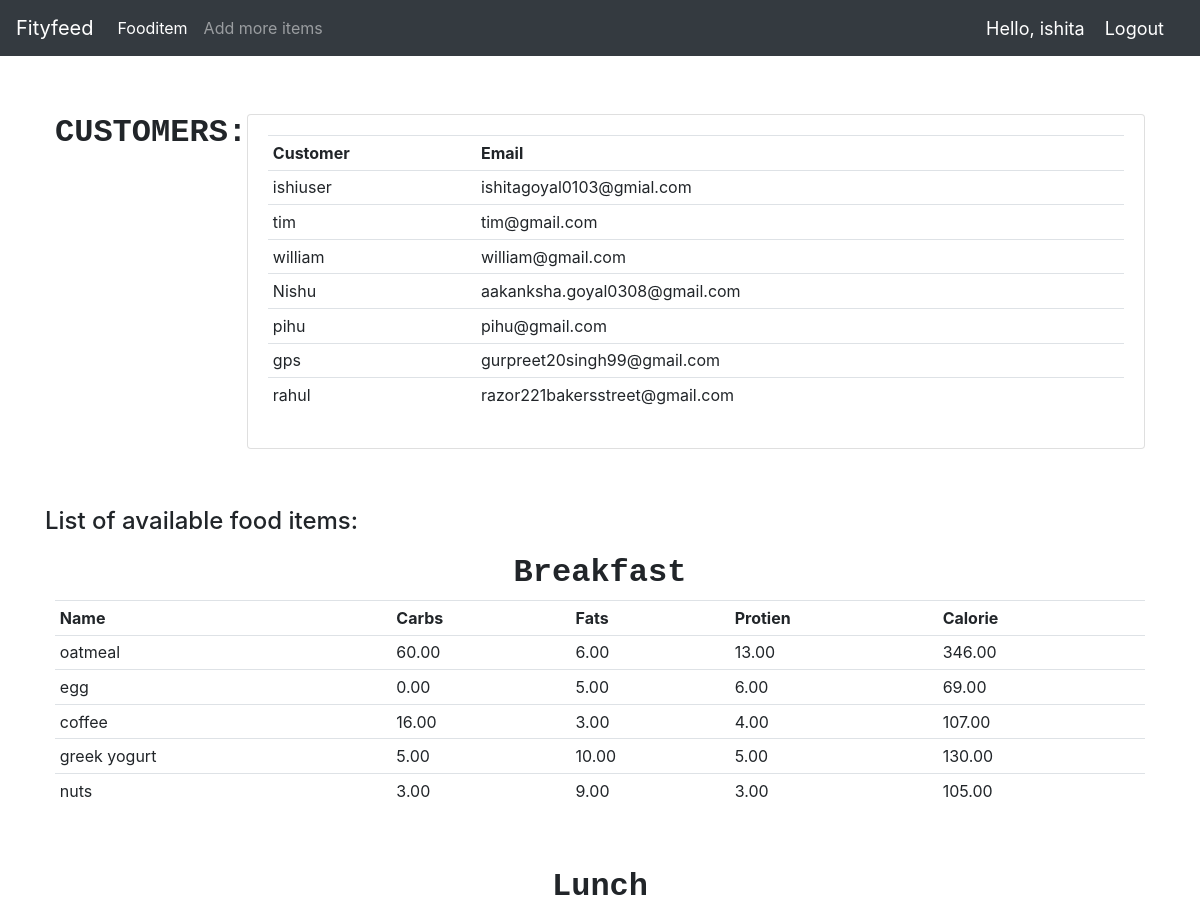
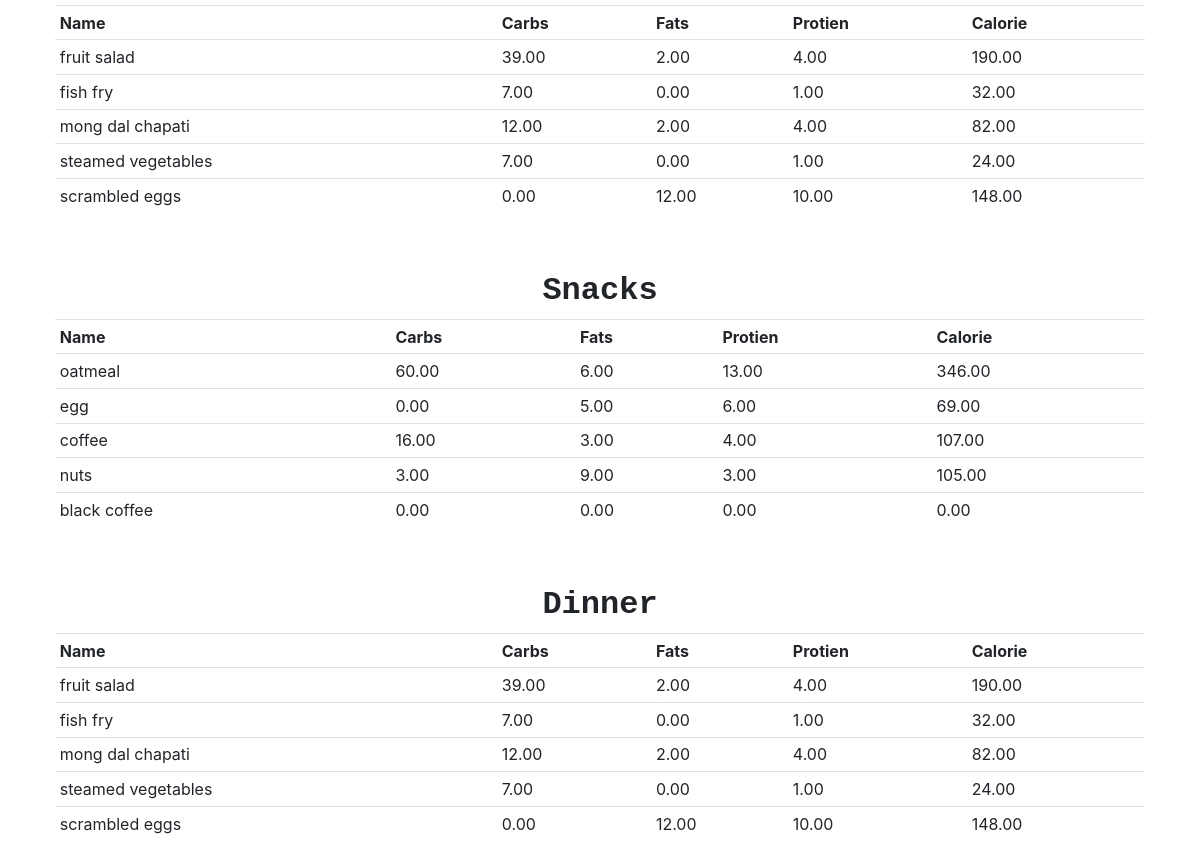
The app's page / (signed in) with its own data (2 pictures, top to bottom).
### Fityfeed/models.py (models this page shows, shortened)
class Customer(models.Model):
    user = models.OneToOneField(User, null=True, on_delete=models.CASCADE)
    name=models.CharField(max_length=200,null=True)
    email=models.CharField(max_length=200,null=True)
    date_created=models.DateTimeField(auto_now_add=True,null=True)

class Fooditem(models.Model):
    name = models.CharField(max_length=200)
    category = models.ManyToManyField(Category)
    carbohydrate = models.DecimalField(max_digits=5,decimal_places=2,default=0)
    fats = models.DecimalField(max_digits=5,decimal_places=2,default=0)
    protein = models.DecimalField(max_digits=5,decimal_places=2,default=0)
    calorie=models.DecimalField(max_digits=5,decimal_places=2,default=0,blank=True)
    quantity = models.IntegerField(default=1,null=True,blank=True)

### Fityfeed/decorators.py (the view)
    def wrapper_func(request,*args,**kwargs):
        group=None
        if request.user.groups.exists():
            group=request.user.groups.all()[0].name
        if group=='user':
            return redirect('userPage')
        if group=='admin':
            return view_func(request,*args,**kwargs)

### Fityfeed/views.py (called while the page is built)
@login_required(login_url='login')
@admin_only
def home(request):
    breakfast=Category.objects.filter(name='breakfast')[0].fooditem_set.all()[:5]
    lunch=Category.objects.filter(name='lunch')[0].fooditem_set.all()[:5]
    dinner=Category.objects.filter(name='dinner')[0].fooditem_set.all()[:5]
    snacks=Category.objects.filter(name='snacks')[0].fooditem_set.all()[:5]
    customers=Customer.objects.all()
    context={'breakfast':breakfast,
              'lunch':lunch,
              'dinner':dinner,
              'snacks':snacks,
              'customers':customers,
            }
    return render(request,'main.html',context)

### Fityfeed/templates/main.html (shortened to what this page needs)
{% load static %}
<!DOCTYPE html>
<html lang="en">
<head>
    <link rel="stylesheet" href="https://stackpath.bootstrapcdn.com/bootstrap/4.5.0/css/bootstrap.min.css"0>
    <link rel="stylesheet" href="{% static 'css/main.css' %}">
</head>
<body>
    {% include 'navbar.html' %}
    <br>
    <br>
    <div class="container">
    {% block content %}
        <div class="flex-box-row">
            <h5 id="heading">CUSTOMERS:</h5>
            <br>
            <br>
            <div class="card card-body">
               <table class="table table-sm">
                    <tr>
                        <th>Customer</th>
                        <th>Email</th>
                    </tr>
                    {% for cust in customers %}
                    <tr>
                        <td>{{cust.name}} </td>
                        <td> {{cust.email}} </td>
                    </tr>
                    {% endfor %}
                </table>
            </div>
        </div>
        <br><br>
    <h4>List of available food items:</h4>
        <div class="flex-box-row">
            <h5 id="heading">Breakfast</h5>
               <table class="table table-sm">
                    <tr>
                        <th>Name</th>
                        <th>Carbs</th>
                        <th>Fats</th>
                        <th>Protien</th>
                        <th>Calorie</th>
                    </tr>
                   {% for items in breakfast %}
                    <tr>
                        <td>{{items.name}} </td>
                        <td>{{items.carbohydrate}} </td>
                        <td>{{items.fats}} </td>
                        <td>{{items.protein}} </td>
                        <td>{{items.calorie}} </td>
                        </tr>
                    {% endfor %}
                </table>
        </div>
<br>
        <div class="flex-box-row">
            <h5 id="heading">Lunch</h5>
             <table class="table table-sm">
                    <tr>
                        <th>Name</th>
                        <th>Carbs</th>
                        <th>Fats</th>
                        <th>Protien</th>
                        <th>Calorie</th>
                    </tr>
                   {% for items in lunch %}
                    <tr>
                        <td>{{items.name}} </td>
                        <td>{{items.carbohydrate}} </td>
                        <td>{{items.fats}} </td>
                        <td>{{items.protein}} </td>
                        <td>{{items.calorie}} </td>
                        </tr>
                    {% endfor %}
                </table>
        </div>
        <br>
        <div class="flex-box-row">
            <h5 id="heading">Snacks</h5>
                <table class="table table-sm">
                    <tr>
                        <th>Name</th>
                        <th>Carbs</th>
                        <th>Fats</th>
                        <th>Protien</th>
                        <th>Calorie</th>
                    </tr>
                   {% for items in snacks %}
                    <tr>
                        <td>{{items.name}} </td>
                        <td>{{items.carbohydrate}} </td>
                        <td>{{items.fats}} </td>
                        <td>{{items.protein}} </td>
                        <td>{{items.calorie}} </td>
                        </tr>
                    {% endfor %}
                </table>
        </div>
        <br>
        <div class="flex-box-row">
            <h5 id="heading">Dinner</h5>
                <table class="table table-sm">
                    <tr>
                        <th>Name</th>
                        <th>Carbs</th>
                        <th>Fats</th>
                        <th>Protien</th>
                        <th>Calorie</th>
                    </tr>
                   {% for items in dinner %}
                    <tr>
                        <td>{{items.name}} </td>
                        <td>{{items.carbohydrate}} </td>
                        <td>{{items.fats}} </td>
                        <td>{{items.protein}} </td>
                        <td>{{items.calorie}} </td>
                        </tr>
                    {% endfor %}
                </table>
        </div>
<br>
    {% endblock %}
    </div>
</body>
</html>

### Fityfeed/templates/navbar.html (shortened to what this page needs)
{% load static%}
<nav class="navbar navbar-expand-lg navbar-dark bg-dark">
    <a class="navbar-brand" href="{% url 'home' %}">Fityfeed</a>
    <div class="collapse navbar-collapse" id="navbarSupportedContent">
    {% if request.user.is_staff %}
      <ul class="navbar-nav mr-auto">
        <li class="nav-item active">
          <a class="nav-link" href="{% url 'fooditem' %}">Fooditem<span class="sr-only">(current)</span></a>
        </li>
        <li class="nav-item">
          <a class="nav-link" href="{% url 'createfooditem' %}">Add more items</a>
        </li>
      </ul>
    {% endif %}
    </div>
    <span class="hello-msg">Hello, {{request.user}}</span>
    <span ><a  class="hello-msg" href="{% url 'logout' %}">Logout</a></span>
  </nav>

### static/css/main.css (style rules this page uses)
.flex-box-row { display:flex; padding : 10px; flex-wrap: wrap; justify-content: space-around; }
#heading { text-shadow: antiquewhite; font-family: 'Courier New', Courier, monospace; font-weight: 550; font-size: xx-large; text-align: left; }

### Fityfeed/templates/navbar.html (style rules this page uses)
.hello-msg { font-size: 18px; color: #fff; margin-right: 20px; }

### records on screen
Customer: name "ishiuser", email "ishitagoyal0103@gmial.com"
Customer: name "tim", email "tim@gmail.com"
Customer: name "william", email "william@gmail.com"
Customer: name "Nishu", email "aakanksha.goyal0308@gmail.com"
Customer: name "pihu", email "pihu@gmail.com"
Customer: name "gps", email "gurpreet20singh99@gmail.com"
Customer: name "rahul", email "razor221bakersstreet@gmail.com"
Fooditem: name "oatmeal", carbohydrate "60.00", fats "6.00", protein "13.00", calorie "346.00"
Fooditem: name "egg", carbohydrate "0.00", fats "5.00", protein "6.00", calorie "69.00"
Fooditem: name "coffee", carbohydrate "16.00", fats "3.00", protein "4.00", calorie "107.00"
Fooditem: name "greek yogurt", carbohydrate "5.00", fats "10.00", protein "5.00", calorie "130.00"
Fooditem: name "nuts", carbohydrate "3.00", fats "9.00", protein "3.00", calorie "105.00"
Fooditem: name "fruit salad", carbohydrate "39.00", fats "2.00", protein "4.00", calorie "190.00"
Fooditem: name "fish fry", carbohydrate "7.00", fats "0.00", protein "1.00", calorie "32.00"
Fooditem: name "mong dal chapati", carbohydrate "12.00", fats "2.00", protein "4.00", calorie "82.00"
Fooditem: name "steamed vegetables", carbohydrate "7.00", fats "0.00", protein "1.00", calorie "24.00"
Fooditem: name "scrambled eggs", carbohydrate "0.00", fats "12.00", protein "10.00", calorie "148.00"
Fooditem: name "black coffee", carbohydrate "0.00", fats "0.00", protein "0.00", calorie "0.00"

### other values on screen
{{ request.user }} "ishita"
